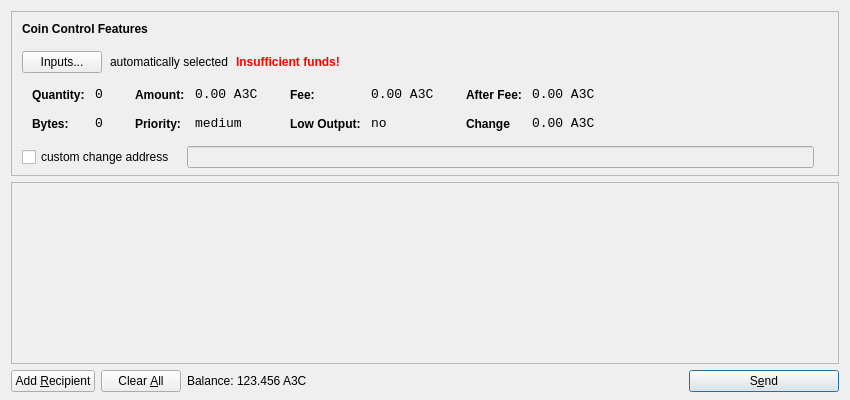
<?xml version="1.0" encoding="UTF-8"?>
<ui version="4.0">
 <class>SendCoinsDialog</class>
 <widget class="QDialog" name="SendCoinsDialog">
  <property name="geometry">
   <rect>
    <x>0</x>
    <y>0</y>
    <width>850</width>
    <height>400</height>
   </rect>
  </property>
  <property name="windowTitle">
   <string>Send Coins</string>
  </property>
  <layout class="QVBoxLayout" name="verticalLayout" stretch="0,1,0">
   <property name="bottomMargin">
    <number>8</number>
   </property>
   <item>
    <widget class="QFrame" name="frameCoinControl">
     <property name="sizePolicy">
      <sizepolicy hsizetype="Expanding" vsizetype="Expanding">
       <horstretch>0</horstretch>
       <verstretch>0</verstretch>
      </sizepolicy>
     </property>
     <property name="maximumSize">
      <size>
       <width>16777215</width>
       <height>16777215</height>
      </size>
     </property>
     <property name="frameShape">
      <enum>QFrame::StyledPanel</enum>
     </property>
     <property name="frameShadow">
      <enum>QFrame::Sunken</enum>
     </property>
     <layout class="QVBoxLayout" name="verticalLayoutCoinControl2">
      <property name="spacing">
       <number>-1</number>
      </property>
      <property name="leftMargin">
       <number>0</number>
      </property>
      <property name="topMargin">
       <number>0</number>
      </property>
      <property name="rightMargin">
       <number>0</number>
      </property>
      <property name="bottomMargin">
       <number>6</number>
      </property>
      <item>
       <layout class="QVBoxLayout" name="verticalLayoutCoinControl" stretch="0,0,0,0,1">
        <property name="spacing">
         <number>0</number>
        </property>
        <property name="leftMargin">
         <number>10</number>
        </property>
        <property name="topMargin">
         <number>10</number>
        </property>
        <item>
         <layout class="QHBoxLayout" name="horizontalLayoutCoinControl1">
          <property name="bottomMargin">
           <number>15</number>
          </property>
          <item>
           <widget class="QLabel" name="labelCoinControlFeatures">
            <property name="sizePolicy">
             <sizepolicy hsizetype="Preferred" vsizetype="Maximum">
              <horstretch>0</horstretch>
              <verstretch>0</verstretch>
             </sizepolicy>
            </property>
            <property name="font">
             <font>
              <weight>75</weight>
              <bold>true</bold>
             </font>
            </property>
            <property name="styleSheet">
             <string notr="true">font-weight:bold;</string>
            </property>
            <property name="text">
             <string>Coin Control Features</string>
            </property>
           </widget>
          </item>
         </layout>
        </item>
        <item>
         <layout class="QHBoxLayout" name="horizontalLayoutCoinControl2" stretch="0,0,0,0">
          <property name="spacing">
           <number>8</number>
          </property>
          <property name="bottomMargin">
           <number>10</number>
          </property>
          <item>
           <widget class="QPushButton" name="pushButtonCoinControl">
            <property name="styleSheet">
             <string notr="true"/>
            </property>
            <property name="text">
             <string>Inputs...</string>
            </property>
           </widget>
          </item>
          <item>
           <widget class="QLabel" name="labelCoinControlAutomaticallySelected">
            <property name="text">
             <string>automatically selected</string>
            </property>
            <property name="margin">
             <number>5</number>
            </property>
           </widget>
          </item>
          <item>
           <widget class="QLabel" name="labelCoinControlInsuffFunds">
            <property name="font">
             <font>
              <weight>75</weight>
              <bold>true</bold>
             </font>
            </property>
            <property name="styleSheet">
             <string notr="true">color:red;font-weight:bold;</string>
            </property>
            <property name="text">
             <string>Insufficient funds!</string>
            </property>
            <property name="margin">
             <number>5</number>
            </property>
           </widget>
          </item>
          <item>
           <spacer name="horizontalSpacerCoinControl">
            <property name="orientation">
             <enum>Qt::Horizontal</enum>
            </property>
            <property name="sizeHint" stdset="0">
             <size>
              <width>40</width>
              <height>1</height>
             </size>
            </property>
           </spacer>
          </item>
         </layout>
        </item>
        <item>
         <widget class="QWidget" name="widgetCoinControl" native="true">
          <property name="sizePolicy">
           <sizepolicy hsizetype="Preferred" vsizetype="Preferred">
            <horstretch>0</horstretch>
            <verstretch>0</verstretch>
           </sizepolicy>
          </property>
          <property name="minimumSize">
           <size>
            <width>0</width>
            <height>0</height>
           </size>
          </property>
          <property name="styleSheet">
           <string notr="true"/>
          </property>
          <layout class="QHBoxLayout" name="horizontalLayoutCoinControl5">
           <property name="margin">
            <number>0</number>
           </property>
           <item>
            <layout class="QHBoxLayout" name="horizontalLayoutCoinControl3" stretch="0,0,0,1">
             <property name="spacing">
              <number>20</number>
             </property>
             <property name="topMargin">
              <number>0</number>
             </property>
             <property name="bottomMargin">
              <number>10</number>
             </property>
             <item>
              <layout class="QFormLayout" name="formLayoutCoinControl1">
               <property name="horizontalSpacing">
                <number>10</number>
               </property>
               <property name="verticalSpacing">
                <number>14</number>
               </property>
               <property name="leftMargin">
                <number>10</number>
               </property>
               <property name="topMargin">
                <number>4</number>
               </property>
               <property name="rightMargin">
                <number>6</number>
               </property>
               <item row="0" column="0">
                <widget class="QLabel" name="labelCoinControlQuantityText">
                 <property name="styleSheet">
                  <string notr="true">font-weight:bold;</string>
                 </property>
                 <property name="text">
                  <string>Quantity:</string>
                 </property>
                 <property name="margin">
                  <number>0</number>
                 </property>
                </widget>
               </item>
               <item row="0" column="1">
                <widget class="QLabel" name="labelCoinControlQuantity">
                 <property name="font">
                  <font>
                   <family>Monospace</family>
                   <pointsize>10</pointsize>
                  </font>
                 </property>
                 <property name="cursor">
                  <cursorShape>IBeamCursor</cursorShape>
                 </property>
                 <property name="contextMenuPolicy">
                  <enum>Qt::ActionsContextMenu</enum>
                 </property>
                 <property name="text">
                  <string>0</string>
                 </property>
                 <property name="margin">
                  <number>0</number>
                 </property>
                 <property name="textInteractionFlags">
                  <set>Qt::LinksAccessibleByMouse|Qt::TextSelectableByKeyboard|Qt::TextSelectableByMouse</set>
                 </property>
                </widget>
               </item>
               <item row="1" column="0">
                <widget class="QLabel" name="labelCoinControlBytesText">
                 <property name="styleSheet">
                  <string notr="true">font-weight:bold;</string>
                 </property>
                 <property name="text">
                  <string>Bytes:</string>
                 </property>
                </widget>
               </item>
               <item row="1" column="1">
                <widget class="QLabel" name="labelCoinControlBytes">
                 <property name="font">
                  <font>
                   <family>Monospace</family>
                   <pointsize>10</pointsize>
                  </font>
                 </property>
                 <property name="cursor">
                  <cursorShape>IBeamCursor</cursorShape>
                 </property>
                 <property name="contextMenuPolicy">
                  <enum>Qt::ActionsContextMenu</enum>
                 </property>
                 <property name="text">
                  <string>0</string>
                 </property>
                 <property name="textInteractionFlags">
                  <set>Qt::LinksAccessibleByMouse|Qt::TextSelectableByKeyboard|Qt::TextSelectableByMouse</set>
                 </property>
                </widget>
               </item>
              </layout>
             </item>
             <item>
              <layout class="QFormLayout" name="formLayoutCoinControl2">
               <property name="horizontalSpacing">
                <number>10</number>
               </property>
               <property name="verticalSpacing">
                <number>14</number>
               </property>
               <property name="leftMargin">
                <number>6</number>
               </property>
               <property name="topMargin">
                <number>4</number>
               </property>
               <property name="rightMargin">
                <number>6</number>
               </property>
               <item row="0" column="0">
                <widget class="QLabel" name="labelCoinControlAmountText">
                 <property name="styleSheet">
                  <string notr="true">font-weight:bold;</string>
                 </property>
                 <property name="text">
                  <string>Amount:</string>
                 </property>
                 <property name="margin">
                  <number>0</number>
                 </property>
                </widget>
               </item>
               <item row="0" column="1">
                <widget class="QLabel" name="labelCoinControlAmount">
                 <property name="font">
                  <font>
                   <family>Monospace</family>
                   <pointsize>10</pointsize>
                  </font>
                 </property>
                 <property name="cursor">
                  <cursorShape>IBeamCursor</cursorShape>
                 </property>
                 <property name="contextMenuPolicy">
                  <enum>Qt::ActionsContextMenu</enum>
                 </property>
                 <property name="text">
                  <string>0.00 A3C</string>
                 </property>
                 <property name="textInteractionFlags">
                  <set>Qt::LinksAccessibleByMouse|Qt::TextSelectableByKeyboard|Qt::TextSelectableByMouse</set>
                 </property>
                </widget>
               </item>
               <item row="1" column="0">
                <widget class="QLabel" name="labelCoinControlPriorityText">
                 <property name="styleSheet">
                  <string notr="true">font-weight:bold;</string>
                 </property>
                 <property name="text">
                  <string>Priority:</string>
                 </property>
                </widget>
               </item>
               <item row="1" column="1">
                <widget class="QLabel" name="labelCoinControlPriority">
                 <property name="font">
                  <font>
                   <family>Monospace</family>
                   <pointsize>10</pointsize>
                  </font>
                 </property>
                 <property name="cursor">
                  <cursorShape>IBeamCursor</cursorShape>
                 </property>
                 <property name="contextMenuPolicy">
                  <enum>Qt::ActionsContextMenu</enum>
                 </property>
                 <property name="text">
                  <string>medium</string>
                 </property>
                 <property name="textInteractionFlags">
                  <set>Qt::LinksAccessibleByMouse|Qt::TextSelectableByKeyboard|Qt::TextSelectableByMouse</set>
                 </property>
                </widget>
               </item>
              </layout>
             </item>
             <item>
              <layout class="QFormLayout" name="formLayoutCoinControl3">
               <property name="horizontalSpacing">
                <number>10</number>
               </property>
               <property name="verticalSpacing">
                <number>14</number>
               </property>
               <property name="leftMargin">
                <number>6</number>
               </property>
               <property name="topMargin">
                <number>4</number>
               </property>
               <property name="rightMargin">
                <number>6</number>
               </property>
               <item row="0" column="0">
                <widget class="QLabel" name="labelCoinControlFeeText">
                 <property name="styleSheet">
                  <string notr="true">font-weight:bold;</string>
                 </property>
                 <property name="text">
                  <string>Fee:</string>
                 </property>
                 <property name="margin">
                  <number>0</number>
                 </property>
                </widget>
               </item>
               <item row="0" column="1">
                <widget class="QLabel" name="labelCoinControlFee">
                 <property name="font">
                  <font>
                   <family>Monospace</family>
                   <pointsize>10</pointsize>
                  </font>
                 </property>
                 <property name="cursor">
                  <cursorShape>IBeamCursor</cursorShape>
                 </property>
                 <property name="contextMenuPolicy">
                  <enum>Qt::ActionsContextMenu</enum>
                 </property>
                 <property name="text">
                  <string>0.00 A3C</string>
                 </property>
                 <property name="textInteractionFlags">
                  <set>Qt::LinksAccessibleByMouse|Qt::TextSelectableByKeyboard|Qt::TextSelectableByMouse</set>
                 </property>
                </widget>
               </item>
               <item row="1" column="0">
                <widget class="QLabel" name="labelCoinControlLowOutputText">
                 <property name="styleSheet">
                  <string notr="true">font-weight:bold;</string>
                 </property>
                 <property name="text">
                  <string>Low Output:</string>
                 </property>
                </widget>
               </item>
               <item row="1" column="1">
                <widget class="QLabel" name="labelCoinControlLowOutput">
                 <property name="font">
                  <font>
                   <family>Monospace</family>
                   <pointsize>10</pointsize>
                  </font>
                 </property>
                 <property name="cursor">
                  <cursorShape>IBeamCursor</cursorShape>
                 </property>
                 <property name="contextMenuPolicy">
                  <enum>Qt::ActionsContextMenu</enum>
                 </property>
                 <property name="text">
                  <string>no</string>
                 </property>
                 <property name="textInteractionFlags">
                  <set>Qt::LinksAccessibleByMouse|Qt::TextSelectableByKeyboard|Qt::TextSelectableByMouse</set>
                 </property>
                </widget>
               </item>
              </layout>
             </item>
             <item>
              <layout class="QFormLayout" name="formLayoutCoinControl4">
               <property name="horizontalSpacing">
                <number>10</number>
               </property>
               <property name="verticalSpacing">
                <number>14</number>
               </property>
               <property name="leftMargin">
                <number>6</number>
               </property>
               <property name="topMargin">
                <number>4</number>
               </property>
               <property name="rightMargin">
                <number>6</number>
               </property>
               <item row="0" column="0">
                <widget class="QLabel" name="labelCoinControlAfterFeeText">
                 <property name="styleSheet">
                  <string notr="true">font-weight:bold;</string>
                 </property>
                 <property name="text">
                  <string>After Fee:</string>
                 </property>
                 <property name="margin">
                  <number>0</number>
                 </property>
                </widget>
               </item>
               <item row="0" column="1">
                <widget class="QLabel" name="labelCoinControlAfterFee">
                 <property name="font">
                  <font>
                   <family>Monospace</family>
                   <pointsize>10</pointsize>
                  </font>
                 </property>
                 <property name="cursor">
                  <cursorShape>IBeamCursor</cursorShape>
                 </property>
                 <property name="contextMenuPolicy">
                  <enum>Qt::ActionsContextMenu</enum>
                 </property>
                 <property name="text">
                  <string>0.00 A3C</string>
                 </property>
                 <property name="textInteractionFlags">
                  <set>Qt::LinksAccessibleByMouse|Qt::TextSelectableByKeyboard|Qt::TextSelectableByMouse</set>
                 </property>
                </widget>
               </item>
               <item row="1" column="0">
                <widget class="QLabel" name="labelCoinControlChangeText">
                 <property name="styleSheet">
                  <string notr="true">font-weight:bold;</string>
                 </property>
                 <property name="text">
                  <string>Change</string>
                 </property>
                </widget>
               </item>
               <item row="1" column="1">
                <widget class="QLabel" name="labelCoinControlChange">
                 <property name="font">
                  <font>
                   <family>Monospace</family>
                   <pointsize>10</pointsize>
                  </font>
                 </property>
                 <property name="cursor">
                  <cursorShape>IBeamCursor</cursorShape>
                 </property>
                 <property name="contextMenuPolicy">
                  <enum>Qt::ActionsContextMenu</enum>
                 </property>
                 <property name="text">
                  <string>0.00 A3C</string>
                 </property>
                 <property name="textInteractionFlags">
                  <set>Qt::LinksAccessibleByMouse|Qt::TextSelectableByKeyboard|Qt::TextSelectableByMouse</set>
                 </property>
                </widget>
               </item>
              </layout>
             </item>
            </layout>
           </item>
          </layout>
         </widget>
        </item>
        <item>
         <layout class="QHBoxLayout" name="horizontalLayoutCoinControl4" stretch="0,0,0">
          <property name="spacing">
           <number>12</number>
          </property>
          <property name="sizeConstraint">
           <enum>QLayout::SetDefaultConstraint</enum>
          </property>
          <property name="topMargin">
           <number>5</number>
          </property>
          <property name="rightMargin">
           <number>5</number>
          </property>
          <item>
           <widget class="QCheckBox" name="checkBoxCoinControlChange">
            <property name="text">
             <string>custom change address</string>
            </property>
           </widget>
          </item>
          <item>
           <widget class="QLineEdit" name="lineEditCoinControlChange">
            <property name="enabled">
             <bool>false</bool>
            </property>
            <property name="sizePolicy">
             <sizepolicy hsizetype="Expanding" vsizetype="Fixed">
              <horstretch>0</horstretch>
              <verstretch>0</verstretch>
             </sizepolicy>
            </property>
           </widget>
          </item>
          <item>
           <widget class="QLabel" name="labelCoinControlChangeLabel">
            <property name="sizePolicy">
             <sizepolicy hsizetype="Preferred" vsizetype="Expanding">
              <horstretch>0</horstretch>
              <verstretch>0</verstretch>
             </sizepolicy>
            </property>
            <property name="minimumSize">
             <size>
              <width>0</width>
              <height>0</height>
             </size>
            </property>
            <property name="text">
             <string/>
            </property>
            <property name="margin">
             <number>3</number>
            </property>
           </widget>
          </item>
         </layout>
        </item>
        <item>
         <spacer name="verticalSpacerCoinControl">
          <property name="orientation">
           <enum>Qt::Vertical</enum>
          </property>
          <property name="sizeHint" stdset="0">
           <size>
            <width>800</width>
            <height>1</height>
           </size>
          </property>
         </spacer>
        </item>
       </layout>
      </item>
     </layout>
    </widget>
   </item>
   <item>
    <widget class="QScrollArea" name="scrollArea">
     <property name="widgetResizable">
      <bool>true</bool>
     </property>
     <widget class="QWidget" name="scrollAreaWidgetContents">
      <property name="geometry">
       <rect>
        <x>0</x>
        <y>0</y>
        <width>830</width>
        <height>165</height>
       </rect>
      </property>
      <layout class="QVBoxLayout" name="verticalLayout_2">
       <property name="margin">
        <number>0</number>
       </property>
       <item>
        <layout class="QVBoxLayout" name="entries">
         <property name="spacing">
          <number>6</number>
         </property>
        </layout>
       </item>
       <item>
        <spacer name="verticalSpacer">
         <property name="orientation">
          <enum>Qt::Vertical</enum>
         </property>
         <property name="sizeHint" stdset="0">
          <size>
           <width>20</width>
           <height>40</height>
          </size>
         </property>
        </spacer>
       </item>
      </layout>
     </widget>
    </widget>
   </item>
   <item>
    <layout class="QHBoxLayout" name="horizontalLayout">
     <item>
      <widget class="QPushButton" name="addButton">
       <property name="toolTip">
        <string>Send to multiple recipients at once</string>
       </property>
       <property name="text">
        <string>Add &amp;Recipient</string>
       </property>
       <property name="icon">
        <iconset resource="../bitcoin.qrc">
         <normaloff>:/icons/add</normaloff>:/icons/add</iconset>
       </property>
       <property name="autoDefault">
        <bool>false</bool>
       </property>
      </widget>
     </item>
     <item>
      <widget class="QPushButton" name="clearButton">
       <property name="sizePolicy">
        <sizepolicy hsizetype="Minimum" vsizetype="Fixed">
         <horstretch>0</horstretch>
         <verstretch>0</verstretch>
        </sizepolicy>
       </property>
       <property name="toolTip">
        <string>Remove all transaction fields</string>
       </property>
       <property name="text">
        <string>Clear &amp;All</string>
       </property>
       <property name="icon">
        <iconset resource="../bitcoin.qrc">
         <normaloff>:/icons/remove</normaloff>:/icons/remove</iconset>
       </property>
       <property name="autoRepeatDelay">
        <number>300</number>
       </property>
       <property name="autoDefault">
        <bool>false</bool>
       </property>
      </widget>
     </item>
     <item>
      <layout class="QHBoxLayout" name="horizontalLayout_2">
       <property name="spacing">
        <number>3</number>
       </property>
       <item>
        <widget class="QLabel" name="label">
         <property name="sizePolicy">
          <sizepolicy hsizetype="Preferred" vsizetype="Fixed">
           <horstretch>0</horstretch>
           <verstretch>0</verstretch>
          </sizepolicy>
         </property>
         <property name="text">
          <string>Balance:</string>
         </property>
        </widget>
       </item>
       <item>
        <widget class="QLabel" name="labelBalance">
         <property name="sizePolicy">
          <sizepolicy hsizetype="Preferred" vsizetype="Fixed">
           <horstretch>0</horstretch>
           <verstretch>0</verstretch>
          </sizepolicy>
         </property>
         <property name="cursor">
          <cursorShape>IBeamCursor</cursorShape>
         </property>
         <property name="text">
          <string>123.456 A3C</string>
         </property>
         <property name="textInteractionFlags">
          <set>Qt::LinksAccessibleByMouse|Qt::TextSelectableByKeyboard|Qt::TextSelectableByMouse</set>
         </property>
        </widget>
       </item>
      </layout>
     </item>
     <item>
      <spacer name="horizontalSpacer">
       <property name="orientation">
        <enum>Qt::Horizontal</enum>
       </property>
       <property name="sizeHint" stdset="0">
        <size>
         <width>40</width>
         <height>20</height>
        </size>
       </property>
      </spacer>
     </item>
     <item>
      <widget class="QPushButton" name="sendButton">
       <property name="minimumSize">
        <size>
         <width>150</width>
         <height>0</height>
        </size>
       </property>
       <property name="toolTip">
        <string>Confirm the send action</string>
       </property>
       <property name="text">
        <string>S&amp;end</string>
       </property>
       <property name="icon">
        <iconset resource="../bitcoin.qrc">
         <normaloff>:/icons/send</normaloff>:/icons/send</iconset>
       </property>
       <property name="default">
        <bool>true</bool>
       </property>
      </widget>
     </item>
    </layout>
   </item>
  </layout>
 </widget>
 <resources>
  <include location="../bitcoin.qrc"/>
 </resources>
 <connections/>
</ui>
